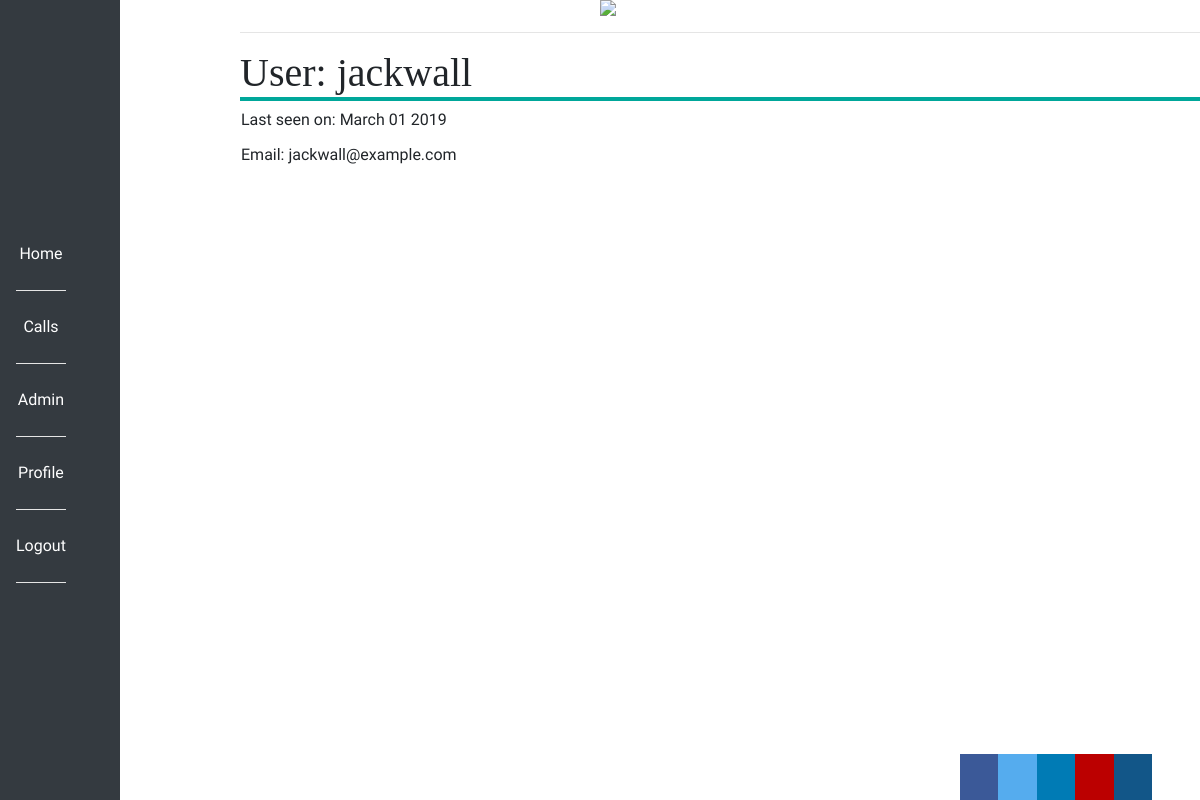
Page /profile/jackwall (signed in) on the earlier database version.
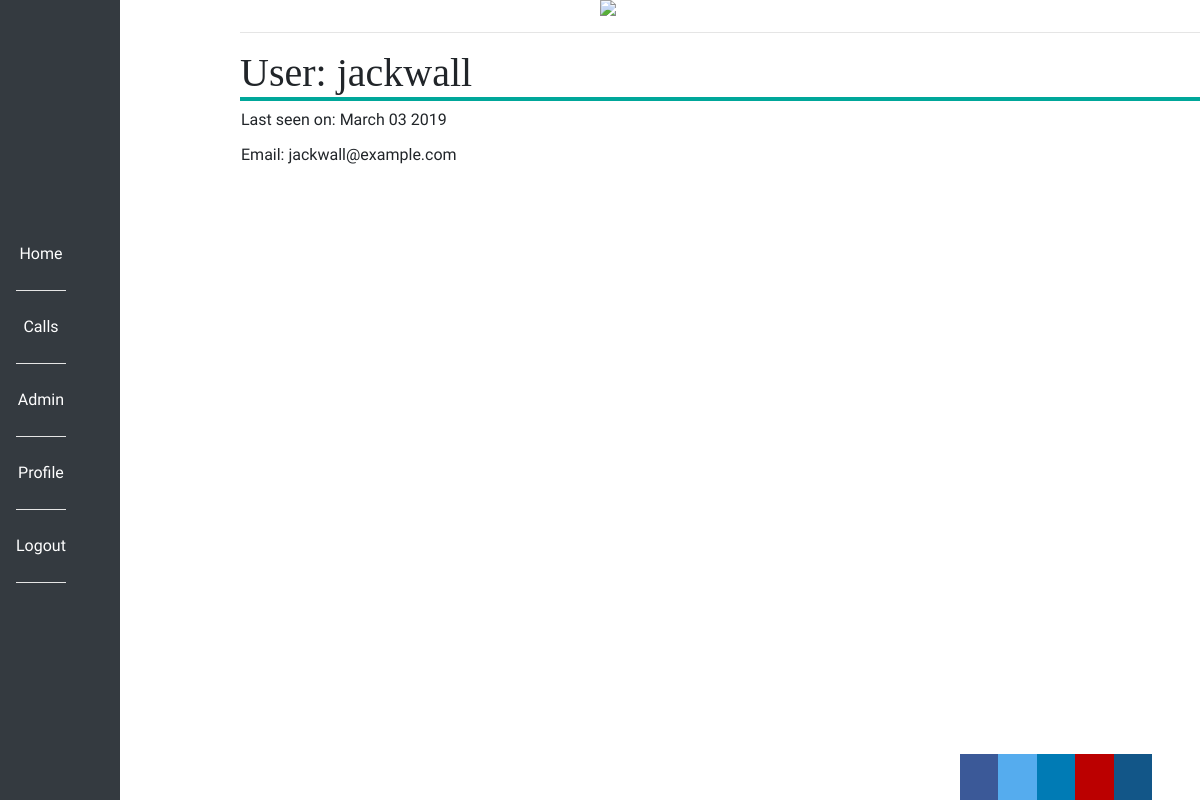
Same page on the later database version.
### app/models.py (models this page shows, shortened)
class User(db.Model, UserMixin):
    id = db.Column(db.Integer, primary_key=True)
    username = db.Column(db.String(64), index=True, unique=True)
    email = db.Column(db.String(120), index=True, unique=True)
    password_hash = db.Column(db.String(128))
    access = db.Column(db.Integer)
    proposals = db.relationship('Proposal', backref='author', lazy='dynamic')
    education_info = db.relationship("EducationInfo", backref="author", lazy="dynamic")
    employment = db.relationship("Employment", backref="author", lazy="dynamic")
    professional_studies = db.relationship("ProfessionalStudies", backref="author", lazy="dynamic")
    distinctions_and_awards = db.relationship("DistinctionsAndAwards", backref="author", lazy="dynamic")
    funding_diversification = db.relationship("FundingDiversification", backref="author", lazy="dynamic")
    team_members = db.relationship("TeamMembers", backref="author", lazy="dynamic")
    impacts = db.relationship("Impacts", backref="author", lazy="dynamic")
    innovations = db.relationship("Innovation", backref="author", lazy="dynamic")
    publications = db.relationship("Publication", backref="author", lazy="dynamic")
    presentations = db.relationship("Presentation", backref="author", lazy="dynamic")
    academic_collabs = db.relationship("AcademicCollabs", backref="author", lazy="dynamic")
    non_academic_collabs = db.relationship("NonAcademicCollabs", backref="author", lazy="dynamic")
    conferences = db.relationship("Conference", backref="author", lazy="dynamic")
    communications = db.relationship("Communications", backref="author", lazy="dynamic")
    funding_ratio = db.relationship("FundingRatio", backref="author", lazy="dynamic")
    public_engagement = db.relationship("PublicEngagement", backref="author", lazy="dynamic")
    about_me = db.Column(db.String(140))
    last_seen = db.Column(db.String(20), default=datetime.utcnow().strftime("%B %d %Y"))
    def is_admin(self):
        return self.access == 2
    def get_access(self):
        for acc in ACCESS:
            if self.access == ACCESS[acc]:
                return acc

### app/routes.py (the view)
@app.route('/profile/<username>')
@login_required
def profile(username):
    user = User.query.filter_by(username=username).first_or_404()
    access = user.get_access()
    proposals = Proposal.query.filter_by(user_id=user.id)
    return render_template('profile.html', user=user, img=svg, proposals=proposals, access=access)

### app/models.py (called while the page is built)
@login.user_loader
def load_user(id):
    return User.query.get(int(id))

### app/routes.py (called while the page is built)
@app.before_request
def before_request():
    if current_user.is_authenticated:
        current_user.last_seen = datetime.utcnow().strftime("%B %d %Y")
        db.session.commit()

### app/templates/profile.html (shortened to what this page needs)
{% extends "base.html" %}
{% block content %}
<main>
    <h1>User: {{  user.username }}</h1>
    <table>
        <tr valign=""top>
            <td>
                {% if user.last_seen %}<p>Last seen on: {{ user.last_seen }}</p>{%  endif %}
                <p>Email: {{ user.email }}</p>
            </td>
        </tr>
    </table>
</main>
{% endblock %}

Differences in the rows shown:
changed User "jackwall": last_seen "March 01 2019" → "March 03 2019"
